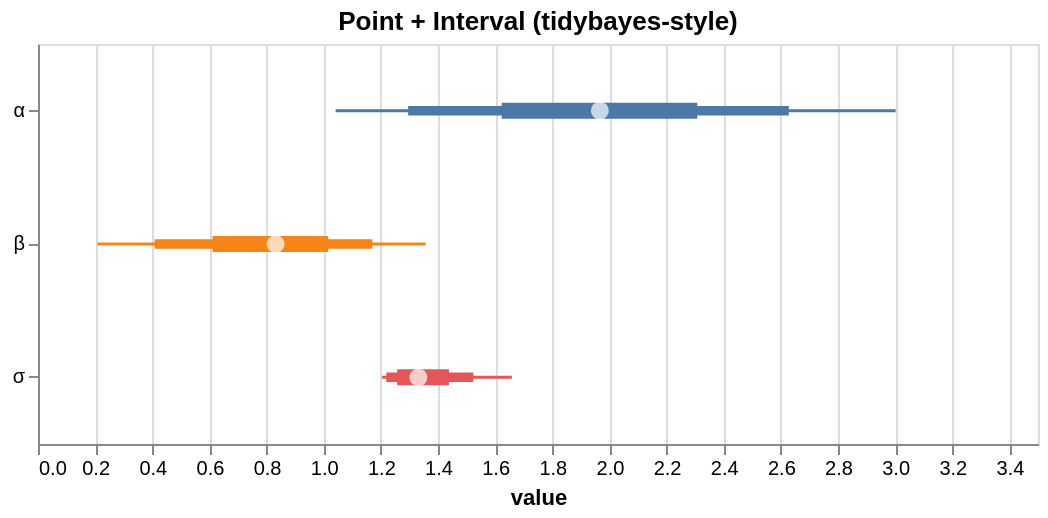

This figure's Vega-Lite source:
### Vega-Lite specification from a JSON file in a GitHub repository (floating-point values rounded to 4 significant figures)
{"$schema": "https://vega.github.io/schema/vega-lite/v5.json", "height": 200, "layer": [{"encoding": {"x2": {"field": "hi_0_95_"}, "x": {"field": "lo_0_95_", "title": "value", "type": "quantitative"}, "color": {"field": "parameter", "type": "nominal", "legend": null}, "y": {"axis": {"title": null}, "field": "parameter", "type": "nominal"}}, "mark": {"strokeWidth": 1.5, "type": "rule"}}, {"encoding": {"x2": {"field": "hi_0_8_"}, "x": {"field": "lo_0_8_", "title": "value", "type": "quantitative"}, "color": {"field": "parameter", "type": "nominal", "legend": null}, "y": {"axis": {"title": null}, "field": "parameter", "type": "nominal"}}, "mark": {"strokeWidth": 4.75, "type": "rule"}}, {"encoding": {"x2": {"field": "hi_0_5_"}, "x": {"field": "lo_0_5_", "title": "value", "type": "quantitative"}, "color": {"field": "parameter", "type": "nominal", "legend": null}, "y": {"axis": {"title": null}, "field": "parameter", "type": "nominal"}}, "mark": {"strokeWidth": 8.0, "type": "rule"}}, {"encoding": {"x": {"field": "__point__", "type": "quantitative"}, "y": {"field": "parameter", "type": "nominal"}}, "mark": {"filled": true, "color": "white", "size": 80, "type": "point"}}], "data": {"values": [{"parameter": "α", "lo_0_95_": 1.042, "lo_0_8_": 1.296, "hi_0_8_": 2.628, "hi_0_5_": 2.308, "__point__": 1.966, "hi_0_95_": 3.002, "lo_0_5_": 1.623}, {"parameter": "β", "lo_0_95_": 0.2085, "lo_0_8_": 0.408, "hi_0_8_": 1.17, "hi_0_5_": 1.016, "__point__": 0.8316, "hi_0_95_": 1.357, "lo_0_5_": 0.6109}, {"parameter": "σ", "lo_0_95_": 1.204, "lo_0_8_": 1.219, "hi_0_8_": 1.524, "hi_0_5_": 1.438, "__point__": 1.331, "hi_0_95_": 1.659, "lo_0_5_": 1.257}]}, "title": "Point + Interval (tidybayes-style)", "width": 500}
